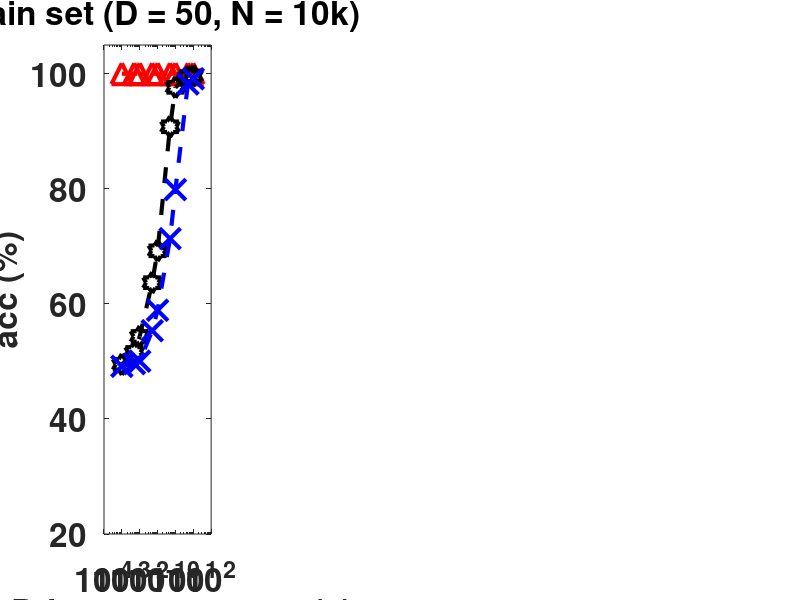

MATLAB code for this plot: (Note: this script raises an error after producing the figure.)
clear; clc; close all
FS = 24;

%% vs epsilon
epsilon_all = [1e-3, 5e-3, 1e-2, 5e-2, 1e-1, 5e-1, 1, 5, 10];

load synth_vs_eps_D50_adam_v2
avg_nonp_tr = (acc_nonp_tr);
avg_nonp_ts = (acc_nonp_ts);
avg_conv_tr = (acc_conv_tr);
avg_conv_ts = (acc_conv_ts);
avg_cape_tr = (acc_cape_tr);
avg_cape_ts = (acc_cape_ts);

subplot(141)
semilogx(epsilon_all, avg_nonp_tr, 'r^-.','LineWidth',3,'MarkerSize',15); hold on
semilogx(epsilon_all, avg_cape_tr, 'kh--','LineWidth',3,'MarkerSize',15); hold on
semilogx(epsilon_all, avg_conv_tr, 'bx--','LineWidth',3,'MarkerSize',15); hold on

set(gca,'FontSize',FS,'FontWeight','bold')
axis([epsilon_all(1)/10 epsilon_all(end)*10 20 105])
xlabel('(a) Privacy parameter (\epsilon)','FontSize',FS,'FontWeight','bold');
ylabel('acc (%)','FontSize',FS,'FontWeight','bold');
title('Train set (D = 50, N = 10k)','FontSize', FS,'FontWeight','bold'); 
legend('Non-priv', 'capeFM', 'conv', 'Location','NE')

subplot(142)
semilogx(epsilon_all, avg_nonp_ts, 'r^-.','LineWidth',3,'MarkerSize',15); hold on
semilogx(epsilon_all, avg_cape_ts, 'kh--','LineWidth',3,'MarkerSize',15); hold on
semilogx(epsilon_all, avg_conv_ts, 'bx--','LineWidth',3,'MarkerSize',15); hold on

set(gca,'FontSize',FS,'FontWeight','bold')
axis([epsilon_all(1)/10 epsilon_all(end)*10 20 105])
xlabel('(b) Privacy parameter (\epsilon)','FontSize',FS,'FontWeight','bold');
ylabel('acc (%)','FontSize',FS,'FontWeight','bold');
title('Test set (D = 50, N = 10k)','FontSize', FS,'FontWeight','bold'); 


%% vs samples
N_all = [1000, 2000, 3000, 4000, 5000, 7000, 8000, 10000];
load synth_vs_samples_D50_adam_v2
avg_nonp_tr = (acc_nonp_tr);
avg_nonp_ts = (acc_nonp_ts);
avg_conv_tr = (acc_conv_tr);
avg_conv_ts = (acc_conv_ts);
avg_cape_tr = (acc_cape_tr);
avg_cape_ts = (acc_cape_ts);

subplot(143)
semilogx(N_all, avg_nonp_tr, 'r^-.','LineWidth',3,'MarkerSize',15); hold on
semilogx(N_all, avg_cape_tr, 'kh--','LineWidth',3,'MarkerSize',15); hold on
semilogx(N_all, avg_conv_tr, 'bx--','LineWidth',3,'MarkerSize',15); hold on

set(gca,'FontSize',FS,'FontWeight','bold')
axis([N_all(1)/2 N_all(end)*2 20 105])
xlabel('(c) Total samples (N)','FontSize',FS,'FontWeight','bold');
ylabel('acc (%)','FontSize',FS,'FontWeight','bold');
title('Train set (D = 50, \epsilon = 0.01)','FontSize', FS,'FontWeight','bold'); 

subplot(144)
semilogx(N_all, avg_nonp_ts, 'r^-.','LineWidth',3,'MarkerSize',15); hold on
semilogx(N_all, avg_cape_ts, 'kh--','LineWidth',3,'MarkerSize',15); hold on
semilogx(N_all, avg_conv_ts, 'bx--','LineWidth',3,'MarkerSize',15); hold on

set(gca,'FontSize',FS,'FontWeight','bold')
axis([N_all(1)/2 N_all(end)*2 20 105])
xlabel('(d) Total samples (N)','FontSize',FS,'FontWeight','bold');
ylabel('acc (%)','FontSize',FS,'FontWeight','bold');
title('Test set (D = 50, \epsilon = 0.01)','FontSize', FS,'FontWeight','bold'); 



